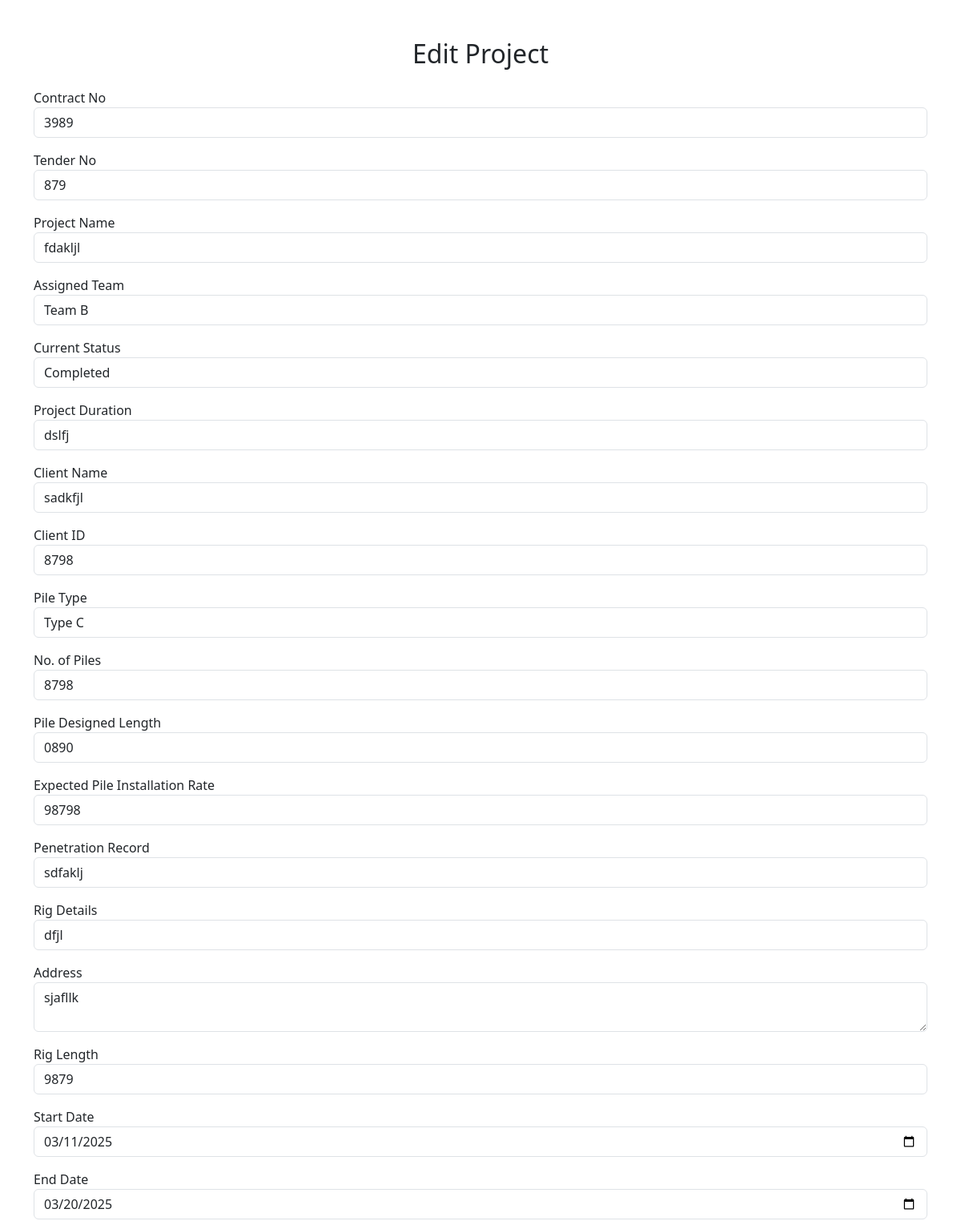
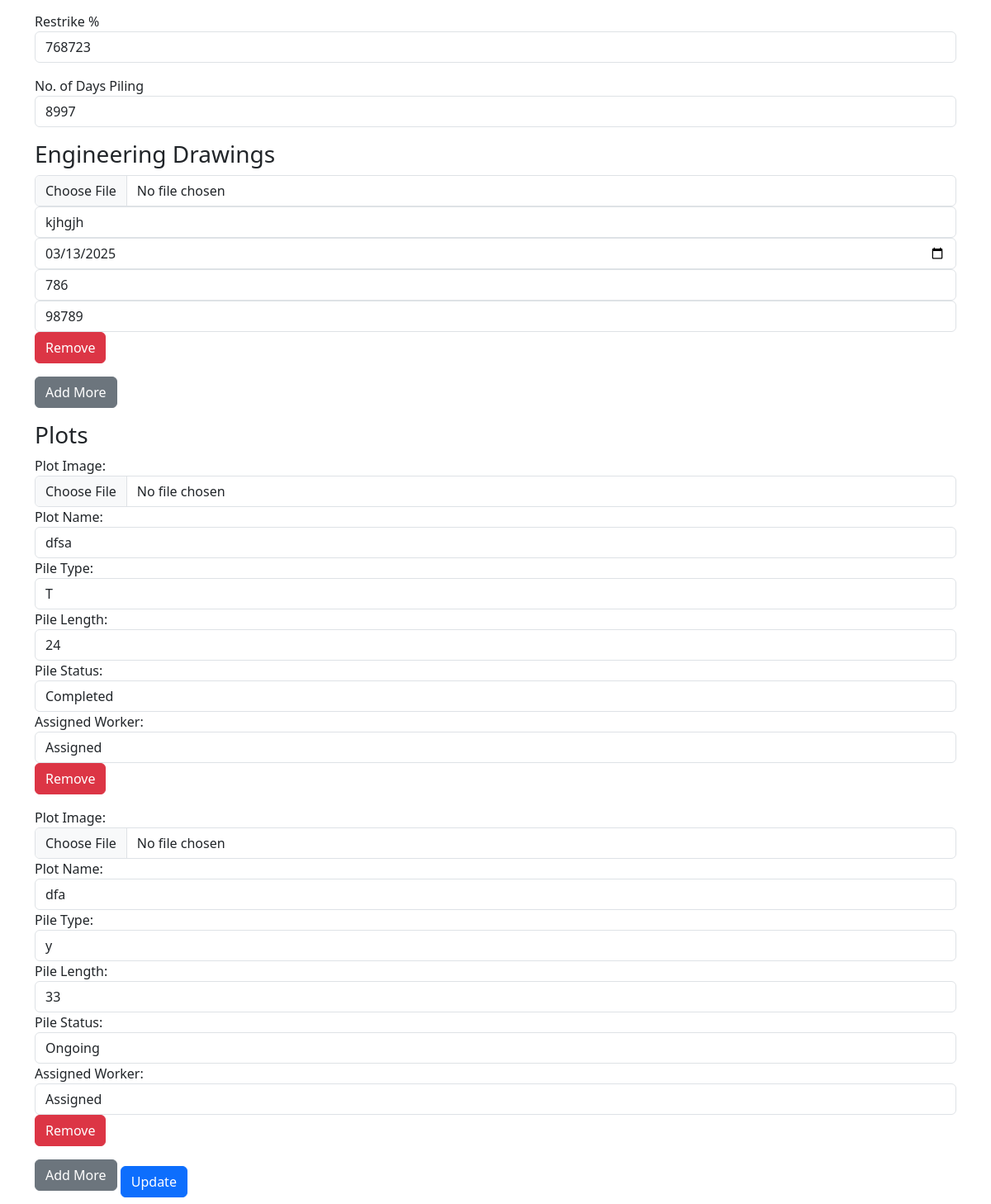
The app's page /edit.php?project_id=PRJ-1741845203 with its own data (2 pictures, top to bottom).
### tables this page shows
CREATE TABLE `projects` (
  `id` int(11) NOT NULL,
  `project_id` varchar(20) NOT NULL,
  `contract_no` varchar(50) DEFAULT NULL,
  `tender_no` varchar(50) DEFAULT NULL,
  `project_name` varchar(255) DEFAULT NULL,
  `assigned_team` varchar(255) DEFAULT NULL,
  `current_status` varchar(255) DEFAULT NULL,
  `project_duration` varchar(50) DEFAULT NULL,
  `client_name` varchar(255) DEFAULT NULL,
  `client_id` varchar(50) DEFAULT NULL,
  `pile_type` varchar(100) DEFAULT NULL,
  `no_of_piles` int(11) DEFAULT NULL,
  `pile_designed_length` varchar(50) DEFAULT NULL,
  `expected_pile_installation_rate` varchar(50) DEFAULT NULL,
  `penetration_record` varchar(255) DEFAULT NULL,
  `rig_details` varchar(255) DEFAULT NULL,
  `address` text DEFAULT NULL,
  `rig_length` varchar(50) DEFAULT NULL,
  `start_date` date DEFAULT NULL,
  `end_date` date DEFAULT NULL,
  `restrike_percentage` varchar(20) DEFAULT NULL,
  `days_piling` varchar(20) DEFAULT NULL
);

CREATE TABLE `engineering_drawings` (
  `id` int(11) NOT NULL,
  `project_id` varchar(20) DEFAULT NULL,
  `image_path` varchar(255) DEFAULT NULL,
  `planned_by` varchar(100) DEFAULT NULL,
  `planned_date` date DEFAULT NULL,
  `diagram_no` varchar(100) DEFAULT NULL,
  `revision_no` varchar(100) DEFAULT NULL
);

CREATE TABLE `plots` (
  `id` int(11) NOT NULL,
  `project_id` varchar(20) DEFAULT NULL,
  `image_path` varchar(255) DEFAULT NULL,
  `plot_id` varchar(50) DEFAULT NULL,
  `plot_name` varchar(100) DEFAULT NULL,
  `pile_type` varchar(100) DEFAULT NULL,
  `pile_length` varchar(100) DEFAULT NULL,
  `pile_status` varchar(100) DEFAULT NULL,
  `assigned_worker` varchar(100) DEFAULT NULL
);

### edit.php (the view, shortened to what this page needs)
<?php
include 'config.php';
if (isset($_GET['project_id'])) {
    $project_id = $_GET['project_id'];
    $sql = "SELECT * FROM projects WHERE project_id = ?";
    $stmt = $conn->prepare($sql);
    $stmt->bind_param("s", $project_id);
    $stmt->execute();
    $result = $stmt->get_result();
    $project = $result->fetch_assoc();
    $sql_drawings = "SELECT * FROM engineering_drawings WHERE project_id = ?";
    $stmt = $conn->prepare($sql_drawings);
    $stmt->bind_param("s", $project_id);
    $stmt->execute();
    $result_drawings = $stmt->get_result();
    $sql_plots = "SELECT * FROM plots WHERE project_id = ?";
    $stmt = $conn->prepare($sql_plots);
    $stmt->bind_param("s", $project_id);
    $stmt->execute();
    $result_plots = $stmt->get_result();
} else {
    echo "Invalid request!";
    exit;
}
?>
<!DOCTYPE html>
<html lang="en">
<head>
    <link rel="stylesheet" href="https://cdn.jsdelivr.net/npm/bootstrap@5.3.0/dist/css/bootstrap.min.css">
</head>
<body>
    <div class="container mt-5">
        <h2 class="text-center mb-4">Edit Project</h2>
        <form action="update.php" method="POST" enctype="multipart/form-data">
        <div class="mb-3">
        <label>Contract No</label>
        <input type="text" name="contract_no" class="form-control" value="<?php echo $project['contract_no']; ?>">
        </div>
        <div class="mb-3">
            <label>Tender No</label>
            <input type="text" name="tender_no" class="form-control" value="<?php echo $project['tender_no']; ?>">
        </div>
        <div class="mb-3">
            <label>Project Name</label>
            <input type="text" name="project_name" class="form-control" value="<?php echo $project['project_name']; ?>">
        </div>
        <div class="mb-3">
            <label>Assigned Team</label>
            <select name="assigned_team" class="form-control">
                <option value="Team B" <?php if($project['assigned_team'] == 'Team B') echo 'selected'; ?>>Team B</option>
            </select>
        </div>
        <div class="mb-3">
            <label>Current Status</label>
            <select name="current_status" class="form-control">
                <option value="Completed" <?php if($project['current_status'] == 'Completed') echo 'selected'; ?>>Completed</option>
            </select>
        </div>
        <div class="mb-3">
            <label>Project Duration</label>
            <input type="text" name="project_duration" class="form-control" value="<?php echo $project['project_duration']; ?>">
        </div>
        <div class="mb-3">
            <label>Client Name</label>
            <input type="text" name="client_name" class="form-control" value="<?php echo $project['client_name']; ?>">
        </div>
        <div class="mb-3">
            <label>Client ID</label>
            <input type="text" name="client_id" class="form-control" value="<?php echo $project['client_id']; ?>">
        </div>
        <div class="mb-3">
            <label>Pile Type</label>
            <select name="pile_type" class="form-control">
                <option value="Type C" <?php if($project['pile_type'] == 'Type C') echo 'selected'; ?>>Type C</option>
            </select>
        </div>
        <div class="mb-3">
            <label>No. of Piles</label>
            <input type="text" name="no_of_piles" class="form-control" value="<?php echo $project['no_of_piles']; ?>">
        </div>
        <div class="mb-3">
            <label>Pile Designed Length</label>
            <input type="text" name="pile_designed_length" class="form-control" value="<?php echo $project['pile_designed_length']; ?>">
        </div>
        <div class="mb-3">
            <label>Expected Pile Installation Rate</label>
            <input type="text" name="expected_pile_installation_rate" class="form-control" value="<?php echo $project['expected_pile_installation_rate']; ?>">
        </div>
        <div class="mb-3">
            <label>Penetration Record</label>
            <input type="text" name="penetration_record" class="form-control" value="<?php echo $project['penetration_record']; ?>">
        </div>
        <div class="mb-3">
            <label>Rig Details</label>
            <input type="text" name="rig_details" class="form-control" value="<?php echo $project['rig_details']; ?>">
        </div>
        <div class="mb-3">
            <label>Address</label>
            <textarea name="address" class="form-control"><?php echo $project['address']; ?></textarea>
        </div>
        <div class="mb-3">
            <label>Rig Length</label>
            <input type="text" name="rig_length" class="form-control" value="<?php echo $project['rig_length']; ?>">
        </div>
        <div class="mb-3">
            <label>Start Date</label>
            <input type="date" name="start_date" class="form-control" value="<?php echo $project['start_date']; ?>">
        </div>
        <div class="mb-3">
            <label>End Date</label>
            <input type="date" name="end_date" class="form-control" value="<?php echo $project['end_date']; ?>">
        </div>
        <div class="mb-3">
            <label>Restrike %</label>
            <input type="text" name="restrike_percentage" class="form-control" value="<?php echo $project['restrike_percentage']; ?>">
        </div>
        <div class="mb-3">
            <label>No. of Days Piling</label>
            <input type="text" name="days_piling" class="form-control" value="<?php echo $project['days_piling']; ?>">
        </div>
            <h3>Engineering Drawings</h3>
            <div id="engineeringDrawings">
                <?php while ($row = $result_drawings->fetch_assoc()) { ?>
                    <div class="entry mb-3">
                        <input type="file" name="engineering_image[]" class="form-control">
                        <input type="text" name="planned_by[]" class="form-control" value="<?php echo $row['planned_by']; ?>" placeholder="Planned By">
                        <input type="date" name="planned_date[]" class="form-control" value="<?php echo $row['planned_date']; ?>">
                        <input type="text" name="diagram_no[]" class="form-control" value="<?php echo $row['diagram_no']; ?>" placeholder="Diagram No">
                        <input type="text" name="revision_no[]" class="form-control" value="<?php echo $row['revision_no']; ?>" placeholder="Revision No">
                        <button type="button" class="btn btn-danger" onclick="removeEntry(this)">Remove</button>
                    </div>
                <?php } ?>
            </div>
            <button type="button" class="btn btn-secondary mb-3" onclick="addEntry('engineeringDrawings')">Add More</button>
            <h3>Plots</h3>
            <div id="plots">
                <?php while ($row = $result_plots->fetch_assoc()) { ?>
                    <div class="entry mb-3">
                        <label>Plot Image:</label>
                        <input type="file" name="plot_image[]" class="form-control">
                        <label>Plot Name:</label>
                        <input type="text" name="plotName[]" class="form-control" value="<?php echo $row['plot_name']; ?>" placeholder="Plot Name">
                        <label>Pile Type:</label>
                        <input type="text" name="pileType[]" class="form-control" value="<?php echo $row['pile_type']; ?>" placeholder="Pile Type">
                        <label>Pile Length:</label>
                        <input type="text" name="pileLength[]" class="form-control" value="<?php echo $row['pile_length']; ?>" placeholder="Pile Length">
                        <label>Pile Status:</label>
                        <select name="pileStatus[]" class="form-control" required>
                            <option value="Ongoing" <?php echo ($row['pile_status'] == "Ongoing") ? "selected" : ""; ?>>Ongoing</option>
                            <option value="Completed" <?php echo ($row['pile_status'] == "Completed") ? "selected" : ""; ?>>Completed</option>
                        </select>
                        <label>Assigned Worker:</label>
                        <select name="assignedWorker[]" class="form-control" required>
                            <option value="Assigned" <?php echo ($row['assigned_worker'] == "Assigned") ? "selected" : ""; ?>>Assigned</option>
                        </select>
                        <button type="button" class="btn btn-danger" onclick="removeEntry(this)">Remove</button>
                    </div>
                <?php } ?>
            </div>
            <button type="button" class="btn btn-secondary mb-3" onclick="addEntry('plots')">Add More</button>
            <button type="submit" class="btn btn-primary">Update</button>
        </form>
    </div>
</body>
</html>

### records on screen
projects: contract_no "3989", tender_no "879", project_name "fdakljl", assigned_team "Team B", current_status "Completed", project_duration "dslfj", client_name "sadkfjl", client_id "8798", pile_type "Type C", no_of_piles "8798", pile_designed_length "0890", expected_pile_installation_rate "98798", penetration_record "sdfaklj", rig_details "dfjl", address "sjafllk", rig_length "9879", start_date "03/11/2025", end_date "03/20/2025", restrike_percentage "768723", days_piling "8997"
engineering_drawings: planned_by "kjhgjh", planned_date "03/13/2025", diagram_no "786", revision_no "98789"
plots: plot_name "dfsa", pile_type "T", pile_length "24", pile_status "Completed", assigned_worker "Assigned"
plots: plot_name "dfa", pile_type "y", pile_length "33", pile_status "Ongoing", assigned_worker "Assigned"
